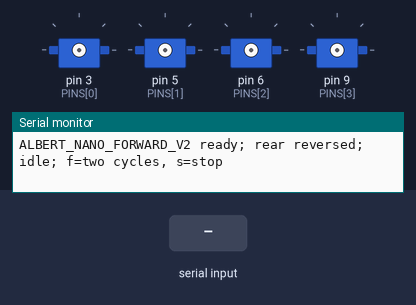
The sketch below on a simulated Arduino Nano, built with avr-gcc and run on an emulated ATmega328P. On the bench: 4 × servo, the last lines printed to the serial monitor. Inputs (shaded band) come from the test bench.

Above: at 1.2 s.
1.3 s: "f" received over Serial
At 2.78 s:
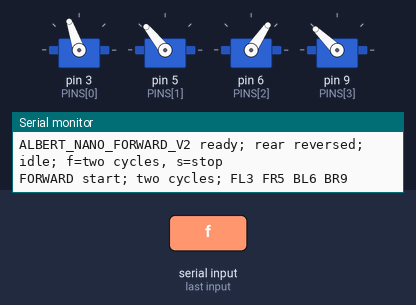
4.3 s: "s" received over Serial
At 4.3 s:
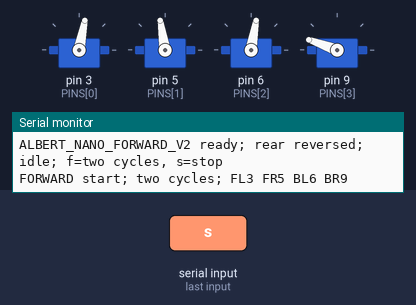
7.3 s: "f" received over Serial
At 8.49 s:
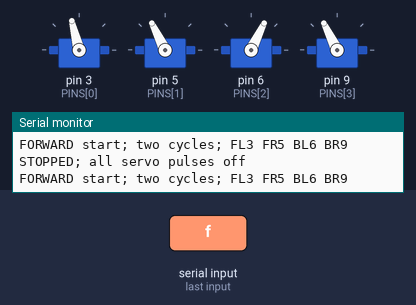
Timing chart, 0 to 13.4 s (numbered marks = the images above; inputs shaded):
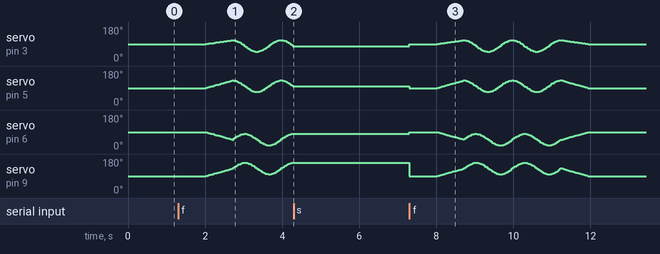

The sketch:

nano_forward_test.ino
```cpp
// Classic Arduino Nano, four externally powered servos with common GND.
// Pins: front-left D3, front-right D5, back-left D6, back-right D9.
// Adapted from AlbertMicro's forward gait; no ESP32, display or network code.
// Idle on boot. 'f': two gait cycles; 's': immediately disable pulses.
#include <Servo.h>
#include <math.h>

constexpr uint8_t COUNT = 4;
constexpr uint8_t PINS[COUNT] = {3, 5, 6, 9};
// Front/rear mounting is mirrored on this build. Keep angles in logical gait
// coordinates and mirror only the rear servo output around the 90-degree center.
constexpr int8_t DIRECTIONS[COUNT] = {1, 1, -1, -1};
constexpr float OFFSETS[COUNT] = {-10, 10, 40, -40};
constexpr float PHASES[COUNT] = {0, 0, PI / 2, PI / 2};
constexpr float AMPLITUDE = 30;
constexpr unsigned long CYCLE_MS = 1260;
constexpr unsigned long WALK_MS = CYCLE_MS * 2;
constexpr unsigned long RAMP_MS = 700;

enum State { IDLE, SETTLING, RAMP_IN, WALKING, RAMP_OUT, FINISHING };
State state = IDLE;
Servo legs[COUNT];
float angles[COUNT] = {90, 90, 90, 90};
float rampStart[COUNT];
unsigned long stateSince = 0;
unsigned long lastUpdate = 0;

float gaitAngle(uint8_t leg, float phase) {
  return 90 + OFFSETS[leg] + AMPLITUDE * cos(phase + PHASES[leg]);
}

void writeLeg(uint8_t leg, float angle) {
  angles[leg] = constrain(angle, 20.0f, 160.0f);
  const float outputAngle = 90 + DIRECTIONS[leg] * (angles[leg] - 90);
  legs[leg].write(static_cast<int>(outputAngle + 0.5f));
}

void transition(State next) {
  state = next;
  stateSince = millis();
}

void stop(const __FlashStringHelper *message) {
  for (uint8_t i = 0; i < COUNT; ++i) legs[i].detach();
  state = IDLE;
  Serial.println(message);
}

void setup() {
  Serial.begin(115200);
  Serial.println(F("ALBERT_NANO_FORWARD_V2 ready; rear reversed; idle; f=two cycles, s=stop"));
}

void loop() {
  while (Serial.available()) {
    const char command = Serial.read();
    if (command == '?') {
      Serial.println(F("ALBERT_NANO_FORWARD_V2; FL3 FR5 BL6 BR9; rear reversed; f=two cycles, s=stop"));
    } else if (command == 's') {
      stop(F("STOPPED; all servo pulses off"));
    } else if (command == 'f' && state == IDLE) {
      for (uint8_t i = 0; i < COUNT; ++i) {
        legs[i].writeMicroseconds(1500);
        legs[i].attach(PINS[i], 1000, 2000);
        writeLeg(i, 90);
      }
      transition(SETTLING);
      Serial.println(F("FORWARD start; two cycles; FL3 FR5 BL6 BR9"));
    }
  }

  const unsigned long now = millis();
  if (state == IDLE || now - lastUpdate < 20) return;
  lastUpdate = now;
  const unsigned long elapsed = now - stateSince;

  switch (state) {
    case SETTLING:
      if (elapsed >= 700) transition(RAMP_IN);
      break;
    case RAMP_IN: {
      const float fraction = min(1.0f, static_cast<float>(elapsed) / RAMP_MS);
      for (uint8_t i = 0; i < COUNT; ++i)
        writeLeg(i, 90 + fraction * (gaitAngle(i, 0) - 90));
      if (elapsed >= RAMP_MS) transition(WALKING);
      break;
    }
    case WALKING: {
      const unsigned long boundedElapsed = min(elapsed, WALK_MS);
      const float phase = TWO_PI * static_cast<float>(boundedElapsed) / CYCLE_MS;
      for (uint8_t i = 0; i < COUNT; ++i) writeLeg(i, gaitAngle(i, phase));
      if (elapsed >= WALK_MS) {
        for (uint8_t i = 0; i < COUNT; ++i) rampStart[i] = angles[i];
        transition(RAMP_OUT);
      }
      break;
    }
    case RAMP_OUT: {
      const float fraction = min(1.0f, static_cast<float>(elapsed) / RAMP_MS);
      for (uint8_t i = 0; i < COUNT; ++i)
        writeLeg(i, rampStart[i] + fraction * (90 - rampStart[i]));
      if (elapsed >= RAMP_MS) transition(FINISHING);
      break;
    }
    case FINISHING:
      if (elapsed >= 500) stop(F("FORWARD complete; commanded center; all servo pulses off"));
      break;
    default:
      break;
  }
}
```

Measured:
- after the input at 4.3 s, servo on pin 3 (PINS[0]): stops changing and stays 79°; servo on pin 5 (PINS[1]): stops changing and stays 99°; servo on pin 6 (PINS[2]): stops changing and stays 80°; servo on pin 9 (PINS[3]): stops changing and stays 160°
